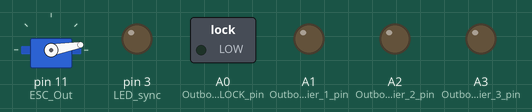
This sketch was run on a simulated Arduino Uno, built with avr-gcc and run on an emulated ATmega328P. Parts: servo, switched loads named in the sketch (green lamp = pin HIGH), output pins drawn as LEDs (lit = HIGH).

Above: at 0.1 s.
At 6.1 s:
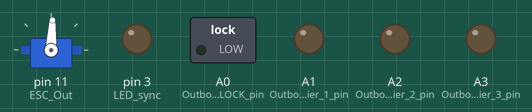
At 26.1 s:
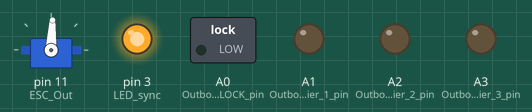
At 41.9 s:
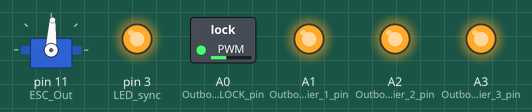
At 44.5 s:
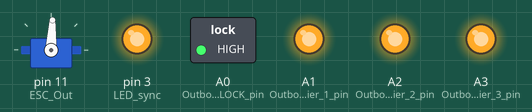
At 46.5 s:
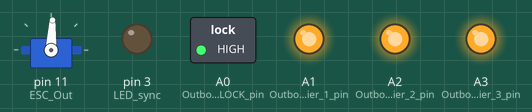
Timing chart, 0 to 98.4 s (numbered marks = the images above):
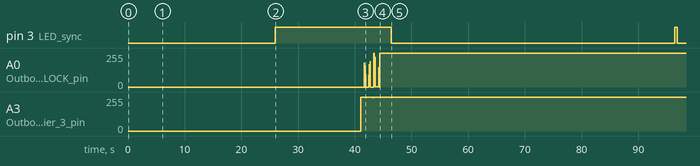

The sketch:

vol_base.ino
```cpp
#include <Servo.h>
Servo ESC;

int num_slices = 120;
int vol_layers = 15;
int onboard_num_layers = 5;

//Define pins;
int ESC_Out = 11;
int LED_sync = 3;

//Define variables;
int ESC_Arm = 10;
int ESC_speed = 87;

uint8_t bitcount, tierport;

void setup()
{
  pinMode(A0, OUTPUT);      //Outbound CLOCK pin;
  pinMode(A1, OUTPUT);      //Outbound Tier 1 pin;
  pinMode(A2, OUTPUT);      //Outbound Tier 2 pin;
  pinMode(A3, OUTPUT);      //Outbound Tier 3 pin;
  pinMode(LED_sync, OUTPUT);
  //Motor start and ramp up;
  ESC.attach(ESC_Out);
  ESC.write(ESC_Arm);
  delay(6000);              //Wait for ESC to arm;
  ESC.write(ESC_speed);     //Send speed to ESC;
  delay(20000);
  digitalWrite(LED_sync, HIGH);
  delay(15000);

  uint16_t SQUARE1[] = {0, 2, 5, 10, 20, 25, 27};
  uint16_t SQUARE2[] = {16,32,64,128,128,64,32};

  for(int i = 0; i < 4; i++)
  {
    for(int k = 0; k <7 ; k++)
    {
      update_onboard(SQUARE1[k] + 30*i, 2, SQUARE2[k]);
      update_onboard(SQUARE1[k] + 30*i, 10, SQUARE2[k]);
    }
    update_onboard(30*i, 3, 16);
    update_onboard(30*i, 4, 16);
    update_onboard(30*i, 5, 16);
    update_onboard(30*i, 6, 16);
    update_onboard(30*i, 7, 16);
    update_onboard(30*i, 8, 16);
    update_onboard(30*i, 9, 16);
  }

  uint16_t NOPE[][29] = {
    {1,0,0,0,1,0,0,0,1,1,1,0,0,0,1,1,1,1,0,0,0,1,1,1,1,1},
    {1,1,0,0,1,0,0,1,0,0,0,1,0,0,1,0,0,0,1,0,0,1,0,0,0,0},
    {1,0,1,0,1,0,0,1,0,0,0,1,0,0,1,1,1,1,0,0,0,1,1,1,1,1},
    {1,0,0,1,1,0,0,1,0,0,0,1,0,0,1,0,0,0,0,0,0,1,0,0,0,0},
    {1,0,0,0,1,0,0,0,1,1,1,0,0,0,1,0,0,0,0,0,0,1,1,1,1,1},
  };
  uint16_t T_T[5][19] = {
    {1,1,1,1,1,0,0,0,0,0,0,0,0,0,1,1,1,1,1},
    {0,0,1,0,0,0,0,0,0,0,0,0,0,0,0,0,1,0,0},
    {0,0,1,0,0,0,0,0,0,0,0,0,0,0,0,0,1,0,0},
    {0,0,1,0,0,0,0,0,0,0,0,0,0,0,0,0,1,0,0},
    {0,0,1,0,0,0,0,1,1,1,1,1,0,0,0,0,1,0,0},
  };
  /*
  for(int i = 0; i < 5; i++)
  {
    for(int k = 0; k < 19; k++)
    {
      if(T_T[i][k] == 1)
        update_onboard(70-1*k, i, 1);
    }
  }
  */
  uint16_t ECE199[5][40] = {
    {1,1,1,1,1,0,0,0,1,1,1,1,0,0,1,1,1,1,1,0,0,0,0,1,0,0,0,0,0,1,1,1,1,0,0,0,1,1,1,1},
    {1,0,0,0,0,0,0,1,0,0,0,0,0,0,1,0,0,0,0,0,0,0,1,1,0,0,0,0,1,0,0,0,1,0,0,1,0,0,0,1},
    {1,1,1,1,1,0,0,1,0,0,0,0,0,0,1,1,1,1,1,0,0,1,0,1,0,0,0,0,0,1,1,1,1,0,0,0,1,1,1,1},
    {1,0,0,0,0,0,0,1,0,0,0,0,0,0,1,0,0,0,0,0,0,0,0,1,0,0,0,0,0,0,0,0,1,0,0,0,0,0,0,1},
    {1,1,1,1,1,0,0,0,1,1,1,1,0,0,1,1,1,1,1,0,0,1,1,1,1,1,0,0,0,0,0,0,1,0,0,0,0,0,0,1},
  };
  /*
  for(int i = 0; i < 5; i++)
  {
    for(int k = 0; k < 40; k++)
    {
      if(ECE199[i][k] == 1)
        update_onboard(100-1*k, i, 1);
    }
  }
  /*
  for (uint8_t i = 0; i < vol_layers; i++)
   {
   update_onboard(0, i, 3);
   }

  for(int i = 0; i < 5; i++)
  {
    for(int k = 0; k < 26; k++)
    {
      if(NOPE[i][k] == 1)
        update_onboard(70-1*k, i, 1);
    }
  }
  */
  digitalWrite(LED_sync, HIGH);
  delay(2000);
  digitalWrite(LED_sync, LOW);
}

void loop()
{
  delay(50000);
  realign();
}

void realign()
{
  digitalWrite(LED_sync, HIGH);
  delay(500);
  digitalWrite(LED_sync, LOW);
}

void update_onboard(uint8_t timeslice, uint8_t layer, uint16_t newval) //Update coordinate of onboard arduino
{
  tierport = layer/onboard_num_layers + 1;         //Tier 0 is PC0, Tier 1 is PC1, Tier 2 is PC2, Clock is PC3; (Analog Pins);
  Ctransfer(16, newval);      //Transfer new value;
  Ctransfer(7, (num_slices - num_slices/8*(layer%8) + timeslice)%num_slices);//num_slices - num_slices/8*(layer%8) + timeslice);    //Transfer timeslice coordinate with offsets;
  Ctransfer(3, layer%onboard_num_layers);        //Transfer layer coordinate;
  delay(40);
}

void Ctransfer(uint8_t bitlength, uint16_t val)
{
  for(bitcount = 0; bitcount < bitlength; bitcount++)  //Shift out new value stored value;
  {
    if(bitRead(val, bitcount))
      PORTC |= (1 << 0);
    else
      PORTC &= ~(1 << 0);
      delayMicroseconds(4);
    PORTC &= ~(1 << tierport);
    PORTC |= (1 << tierport);
    delayMicroseconds(16);
  }
}
```

Measured:
- by itself, pin 3 (LED_sync): HIGH → LOW at 46.4 s, → HIGH 50.0 s later, → LOW 0.50 s later
